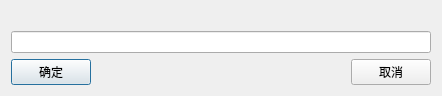
<?xml version="1.0" encoding="UTF-8"?>
<ui version="4.0">
 <class>InputDialog</class>
 <widget class="QDialog" name="InputDialog">
  <property name="geometry">
   <rect>
    <x>0</x>
    <y>0</y>
    <width>442</width>
    <height>93</height>
   </rect>
  </property>
  <property name="windowTitle">
   <string/>
  </property>
  <property name="windowIcon">
   <iconset resource="../../resource/icon/icon.qrc">
    <normaloff>:/ico.svg</normaloff>:/ico.svg</iconset>
  </property>
  <layout class="QVBoxLayout" name="verticalLayout">
   <item>
    <widget class="QLabel" name="label">
     <property name="text">
      <string/>
     </property>
    </widget>
   </item>
   <item>
    <widget class="QLineEdit" name="edit_text"/>
   </item>
   <item>
    <layout class="QHBoxLayout" name="horizontalLayout">
     <item>
      <widget class="QPushButton" name="btn_sure">
       <property name="text">
        <string>确定</string>
       </property>
      </widget>
     </item>
     <item>
      <spacer name="horizontalSpacer">
       <property name="orientation">
        <enum>Qt::Horizontal</enum>
       </property>
       <property name="sizeHint" stdset="0">
        <size>
         <width>40</width>
         <height>20</height>
        </size>
       </property>
      </spacer>
     </item>
     <item>
      <widget class="QPushButton" name="btn_cancle">
       <property name="text">
        <string>取消</string>
       </property>
      </widget>
     </item>
    </layout>
   </item>
  </layout>
 </widget>
 <resources>
  <include location="../../resource/icon/icon.qrc"/>
  <include location="../../resource/icon/icon.qrc"/>
  <include location="../../resource/icon/icon.qrc"/>
  <include location="../../resource/icon/icon.qrc"/>
  <include location="../../resource/icon/icon.qrc"/>
  <include location="../../resource/icon/icon.qrc"/>
  <include location="../../resource/icon/icon.qrc"/>
 </resources>
 <connections/>
</ui>
